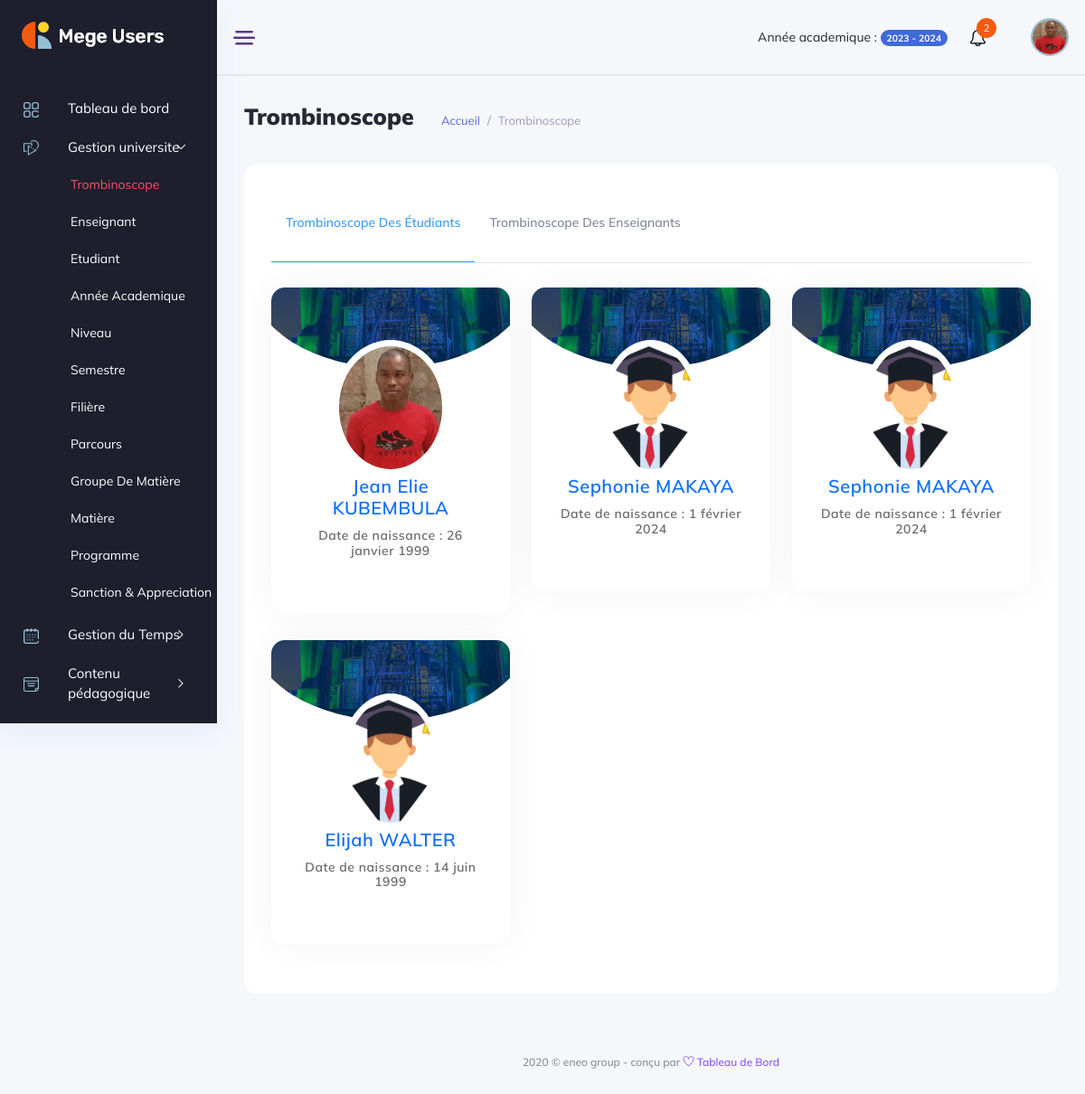
The app's page /gestion_universite/trombinoscopes/ (signed in), older data.
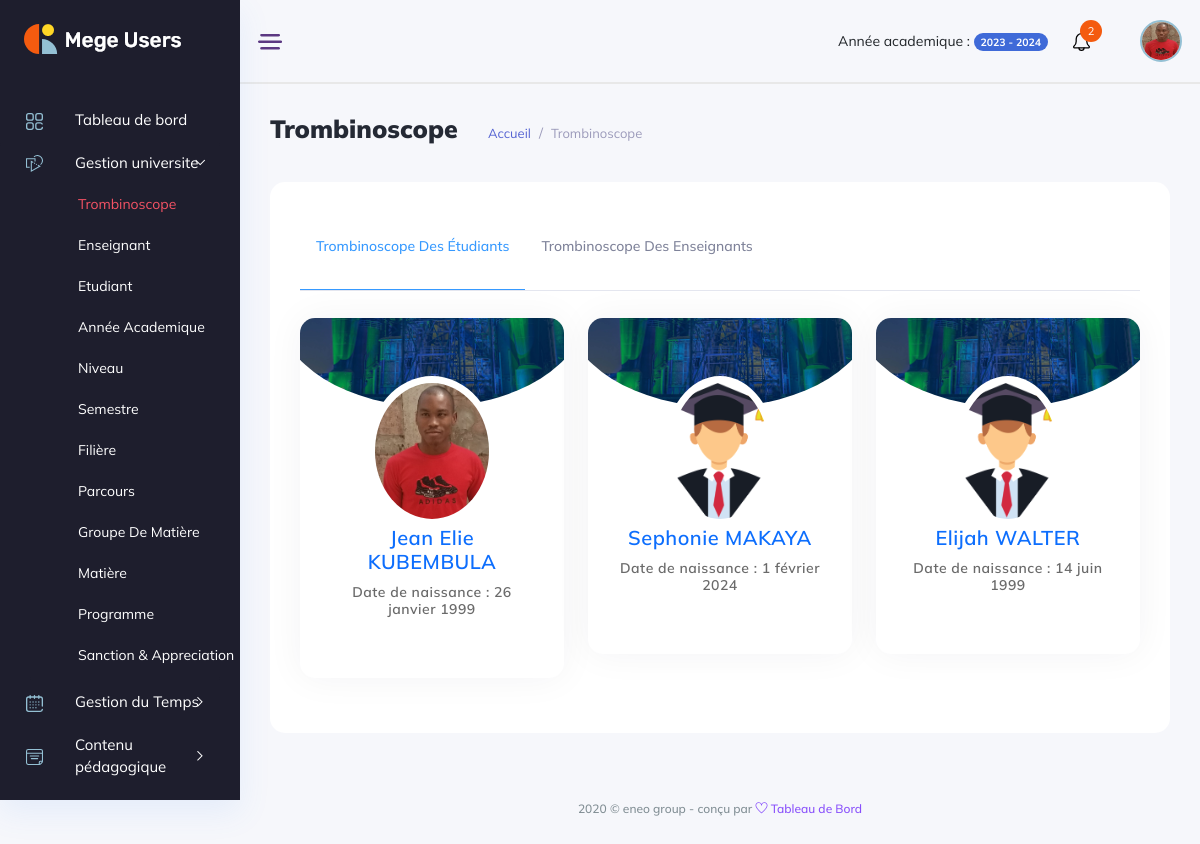
The same page, newer data.
### backend/models/user_account.py (models this page shows, shortened)
class Student(models.Model):
    registration_number = models.CharField(max_length=255, unique=True)
    lastname = models.CharField(max_length=50, null=True, blank=True)
    firstname = models.CharField(max_length=50, null=True, blank=True)
    address = models.CharField(max_length=50, null=True, blank=True)
    tel = models.CharField(max_length=20, blank=True)
    city = models.CharField(max_length=17, choices=cities, blank=True)
    sex = models.CharField(max_length=10, choices=sexes, blank=True)
    email = models.CharField(max_length=120, unique=True, blank=True, null=True)
    bithday = models.DateField(null=True, blank=True)
    nationality = models.CharField(max_length=20, blank=True)
    blood_type = models.CharField(max_length=5, blank=True, null=True, choices=type_blood)
    birthday_place = models.CharField(max_length=100, blank=True, null=True)
    allergy = models.CharField(max_length=255, blank=True, null=True)
    picture = models.ImageField(upload_to="student_images", blank=True, null=True)
    status = models.BooleanField(default=False)
    is_valid = models.BooleanField(default=False)
    created_at = models.DateTimeField(auto_now_add=True, null=True)
    updated_at = models.DateTimeField(auto_now=True, null=True)
    def file_exists(self):
        if self.picture:
            return os.path.exists(settings.MEDIA_ROOT / str(self.picture))
        return False

### manager_dashboard/views/gestion_universite_view.py (the view)
class TrombinoscopeView(View):
    template = "manager_dashboard/gestion_universite/trombinoscopes.html"
    def dispatch(self,request, *args, **kwargs):
        if not request.user.is_authenticated:
            return redirect('backend:login')
        if request.user.is_manager or request.user.is_admin:
            return super().dispatch(request, *args, **kwargs)
        return redirect('backend:logout')
    def get(self, request, *args, **kwargs):
        students = Student.objects.all()
        teachers = Teacher.objects.all()
        context = {'students': students, 'teachers':teachers}
        return render(request, template_name=self.template, context=context)

### backend/models/user_account.py (called while the page is built)
    def file_exists(self):
        if self.picture:
            return os.path.exists(settings.MEDIA_ROOT / str(self.picture))
        return False

### manager_dashboard/templates/manager_dashboard/gestion_universite/trombinoscopes.html (shortened to what this page needs)
{% extends '../base.html' %}
{% load static %}
{% block content %}
<div class="main_content_iner overly_inner ">
    <div class="container-fluid p-0 ">
        <div class="row">
            <div class="col-12">
                <div class="page_title_box d-flex flex-wrap align-items-center justify-content-between">
                    <div class="page_title_left d-flex align-items-center">
                        <h3 class="f_s_25 f_w_700 dark_text mr_30">Trombinoscope</h3>
                        <ol class="breadcrumb page_bradcam mb-0">
                            <li class="breadcrumb-item"><a class='text-primary' href='{% url "manager_dashboard:index" %}'>Accueil</a></li>
                            <li class="breadcrumb-item"><a href="javascript:void(0);">Trombinoscope</a></li>
                        </ol>
                    </div>
                </div>
            </div>
        </div>
        <div class="row ">
            <div class="col-12">
                <div class="white_card mb_30 ">
                    <div class="white_card_header">
                        <div class="bulder_tab_wrapper">
                            <ul class="nav" id="myTab" role="tablist">
                                <li class="nav-item">
                                    <a class="nav-link active" id="student-tab" data-bs-toggle="tab" href="#student" role="tab" aria-controls="profile" aria-selected="false">Trombinoscope des étudiants</a>
                                </li>
                                <li class="nav-item">
                                    <a class="nav-link" id="teacher-tab" data-bs-toggle="tab" href="#teacher" role="tab" aria-controls="teacher" aria-selected="false">Trombinoscope des enseignants</a>
                                </li>
                            </ul>
                        </div>
                    </div>
                    <div class="white_card_body">
                        <div class="tab-content" id="myTabContent">
                            <div class="tab-pane fade show active" id="student" role="tabpanel" aria-labelledby="student-tab">
                                <div class="builder_select">
                                    <div class="row">
                                        {% for student in students %}
                                            <div class="col-md-4 col-lg-4 col-xl-4 box-col-6">
                                                <div class="card custom-card">
                                                    <div class="card-header"><img class="img-fluid" src="{% static 'img/profilebox/3.jpg' %}" alt data-original-title title></div>
                                                    <div class="card-profile">
                                                        <a href='{% url "manager_dashboard:student_detail" student.id %}'>
                                                            {% if student.file_exists %}
                                                                <img class="rounded-circle" src="{{ student.picture.url }}" alt data-original-title title>
                                                            {% else %}
                                                                <img class="rounded-circle" src="{% static 'img/staf/student.png' %}" alt height="52" alt="No Picture" alt data-original-title title>
                                                            {% endif %}
                                                        </a>
                                                    </div>
                                                    <div class="text-center profile-details">
                                                        <h4> <a href='{% url "manager_dashboard:student_detail" student.id %}' >{{ student.firstname }} {{ student.lastname | upper}}</a> </h4>
                                                        <h6>Date de naissance : {{ student.bithday }} </h6>
                                                    </div>
                                                </div>
                                            </div>
                                        {% empty %}
                                            <p>trombinoscopes pour etudiant ici</p>
                                        {% endfor %}
                                    </div>
                                </div>
                            </div>
                        </div>
                    </div>
                </div>
            </div>
        </div>
    </div>
</div>
{% endblock content %}

### manager_dashboard/templates/manager_dashboard/base.html (shortened to what this page needs)
<!DOCTYPE html>
{% load static %}
<html lang="fr">
<head>
    <link rel="stylesheet" href="{% static 'css/bootstrap1.min.css' %}" />
    <link rel="stylesheet" href="{% static 'vendors/themefy_icon/themify-icons.css' %}" />
    <link rel="stylesheet" href="{% static 'vendors/niceselect/css/nice-select.css' %}" />
    <link rel="stylesheet" href="{% static 'vendors/owl_carousel/css/owl.carousel.css' %}" />
    <link rel="stylesheet" href="{% static 'vendors/gijgo/gijgo.min.css' %}" />
    <link rel="stylesheet" href="{% static 'vendors/font_awesome/css/all.min.css' %}" />
    <link rel="stylesheet" href="{% static 'vendors/tagsinput/tagsinput.css' %}" />
    <link rel="stylesheet" href="{% static 'vendors/datepicker/date-picker.css' %}" />
    <link rel="stylesheet" href="{% static 'vendors/vectormap-home/vectormap-2.0.2.css' %}" />
    <link rel="stylesheet" href="{% static 'vendors/scroll/scrollable.css' %}" />
    <link rel="stylesheet" href="{% static 'vendors/datatable/css/jquery.dataTables.min.css' %}" />
    <link rel="stylesheet" href="{% static 'vendors/datatable/css/responsive.dataTables.min.css' %}" />
    <link rel="stylesheet" href="{% static 'vendors/datatable/css/buttons.dataTables.min.css' %}" />
    <link rel="stylesheet" href="{% static 'vendors/text_editor/summernote-bs4.css' %}" />
    <link rel="stylesheet" href="{% static 'vendors/morris/morris.css' %}">
    <link rel="stylesheet" href="{% static 'vendors/material_icon/material-icons.css' %}" />
    <link rel="stylesheet" href="{% static 'css/metisMenu.css' %}">
    <link rel="stylesheet" href="{% static 'css/style1.css' %}" />
    <link rel="stylesheet" href="{% static 'css/colors/default.css' %}" id="colorSkinCSS">
</head>
<body class="crm_body_bg">
    <nav class="sidebar dark_sidebar">
        <div class="logo d-flex justify-content-between">
            <a class="large_logo" href="index-2.html"><img src="{% static 'img/logo_white.png' %}" alt></a>
        </div>
        <ul id="sidebar_menu">
            <li class>
                <a href='{% url "manager_dashboard:index" %}' aria-expanded="false">
                    <div class="nav_icon_small">
                    <img src="{% static 'img/menu-icon/dashboard.svg' %}" alt>
                    </div>
                    <div class="nav_title">
                        <span>Tableau de bord</span>
                    </div>
                </a>
            </li>
            <li class>
                <a class="has-arrow" href="#" aria-expanded="false">
                    <div class="nav_icon_small">
                        <img src="{% static 'img/menu-icon/16.svg' %}" alt>
                    </div>
                    <div class="nav_title">
                        <span>Gestion universite </span>
                    </div>
                </a>
                <ul>
                    <li><a href='{% url "manager_dashboard:trombinoscopes" %}'>Trombinoscope</a></li>
                    <li><a href='{% url "manager_dashboard:teachers" %}'>Enseignant</a></li>
                    <li><a href='{% url "manager_dashboard:students" %}'>Etudiant</a></li>
                    <li><a href='{% url "manager_dashboard:years" %}'>Année academique</a></li>
                    <li><a href='{% url "manager_dashboard:levels" %}'>Niveau</a></li>
                    <li><a href='{% url "manager_dashboard:semesters" %}'>Semestre</a></li>
                    <li><a href='{% url "manager_dashboard:sectors" %}'>Filière</a></li>
                    <li><a href='{% url "manager_dashboard:careers" %}'>Parcours</a></li>
                    <li><a href='{% url "manager_dashboard:group_subjects" %}'>Groupe de Matière</a></li>
                    <li><a href='{% url "manager_dashboard:subjects" %}'>Matière</a></li>
                    <li><a href='{% url "manager_dashboard:programs" %}'>Programme</a></li>
                    <li><a href='{% url "manager_dashboard:sanction_appreciations" %}'>Sanction & Appreciation</a></li>
                </ul>
            </li>
            <li class>
                <a class="has-arrow" href="#" aria-expanded="false">
                    <div class="nav_icon_small">
                        <img src="{% static 'img/menu-icon/15.svg' %}" alt>
                    </div>
                    <div class="nav_title">
                        <span>Gestion du Temps </span>
                    </div>
                </a>
            </li>
            <li class>
                <a class="has-arrow" href="#" aria-expanded="false">
                    <div class="nav_icon_small">
                        <img src="{% static 'img/menu-icon/11.svg' %}" alt>
                    </div>
                    <div class="nav_title">
                        <span>Contenu pédagogique </span>
                    </div>
                </a>
            </li>
            <li class>
                <a class="has-arrow" href="#" aria-expanded="false">
                    <div class="nav_icon_small">
                    </div>
                    <div class="nav_title">
                    </div>
                </a>
            </li>
        </ul>
    </nav>
    <section class="main_content dashboard_part large_header_bg">
        <div class="container-fluid g-0">
            <div class="row">
                <div class="col-lg-12 p-0 ">
                    <div class="header_iner d-flex justify-content-between align-items-center">
                        <div class="line_icon open_miniSide d-none d-lg-block">
                            <img src="{% static 'img/line_img.png' %}" alt>
                        </div>
                        <div class="header_right d-flex justify-content-between align-items-center">
                            <div class="header_notification_warp d-flex align-items-center">
                                <li style="margin-right: 25px;">
                                    Année academique :
                                    <span class="badge rounded-pill bg-primary">2023 - 2024</span>
                                </li>
                                <li>
                                    <a class="bell_notification_clicker" href="#"> <img src="{% static 'img/icon/bell.svg' %}" alt><span>2</span></a>
                                </li>
                            </div>
                            <div class="profile_info">
                                <img src="{% static 'img/membre.jpg' %}" width="50" height="50" alt="#">
                            </div>
                        </div>
                    </div>
                </div>
            </div>
        </div>
        {% block content %}{% endblock %}
        <div class="footer_part">
            <div class="container-fluid">
                <div class="row">
                    <div class="col-lg-12">
                        <div class="footer_iner text-center">
                            <p>2020 © eneo group - conçu par <a href="#"> <i class="ti-heart"></i> </a><a href="#"> Tableau de Bord</a></p>
                        </div>
                    </div>
                </div>
            </div>
        </div>
    </section>
</body>
</html>

### elimu_universite/static/css/metisMenu.css (style rules this page uses)
.metismenu .has-arrow { position:relative }
.metismenu .has-arrow::after { position:absolute;content:'';transform:rotate(-90deg) translate(0,-50%);transform-origin:top;top:50%;transition:all .3s ease-out;right:40px;content:"\e64b";font-family:themify;color:#a5adc6;font-weight:600;font-size:14px }
.metismenu .mm-active>.has-arrow::after,.metismenu .has-arrow[aria-expanded=true]::after { transform:rotate(180deg) translate(0,-50%) }

Row changes from the older to the newer data that the page shows:
removed Student: firstname "Sephonie", lastname "MAKAYA", bithday "1 février 2024"
